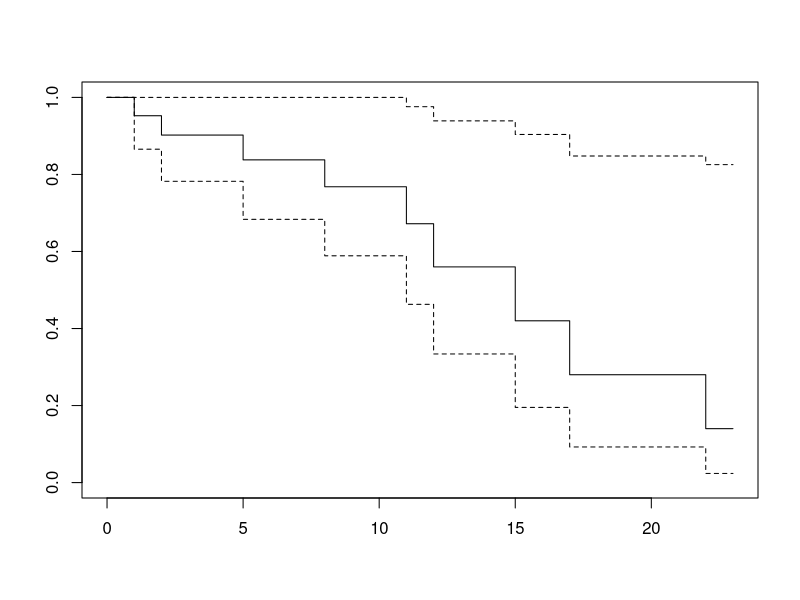

Generate this figure with R:
# For ordering data
library(dplyr)
# Loading the leukemia data 
library(KMsurv)
# For the KM curve
library(survival)
data(drug6mp)
d <- drug6mp
?drug6mp

# The Kaplan Meier estimator without using the survival package.

d <- arrange(d, t1)
for (i in 1:21) {
  d$at_risk[i] <- sum(d$t1 >= d$t1[i])
}
d <- mutate(d, KM = cumprod(1-1/at_risk))

# The Kaplan Meier estimator using the survival package.

KM_surv_object = Surv(d$t1,d$relapse)
KM_surv = survfit(KM_surv_object ~ 1)
plot(KM_surv)
